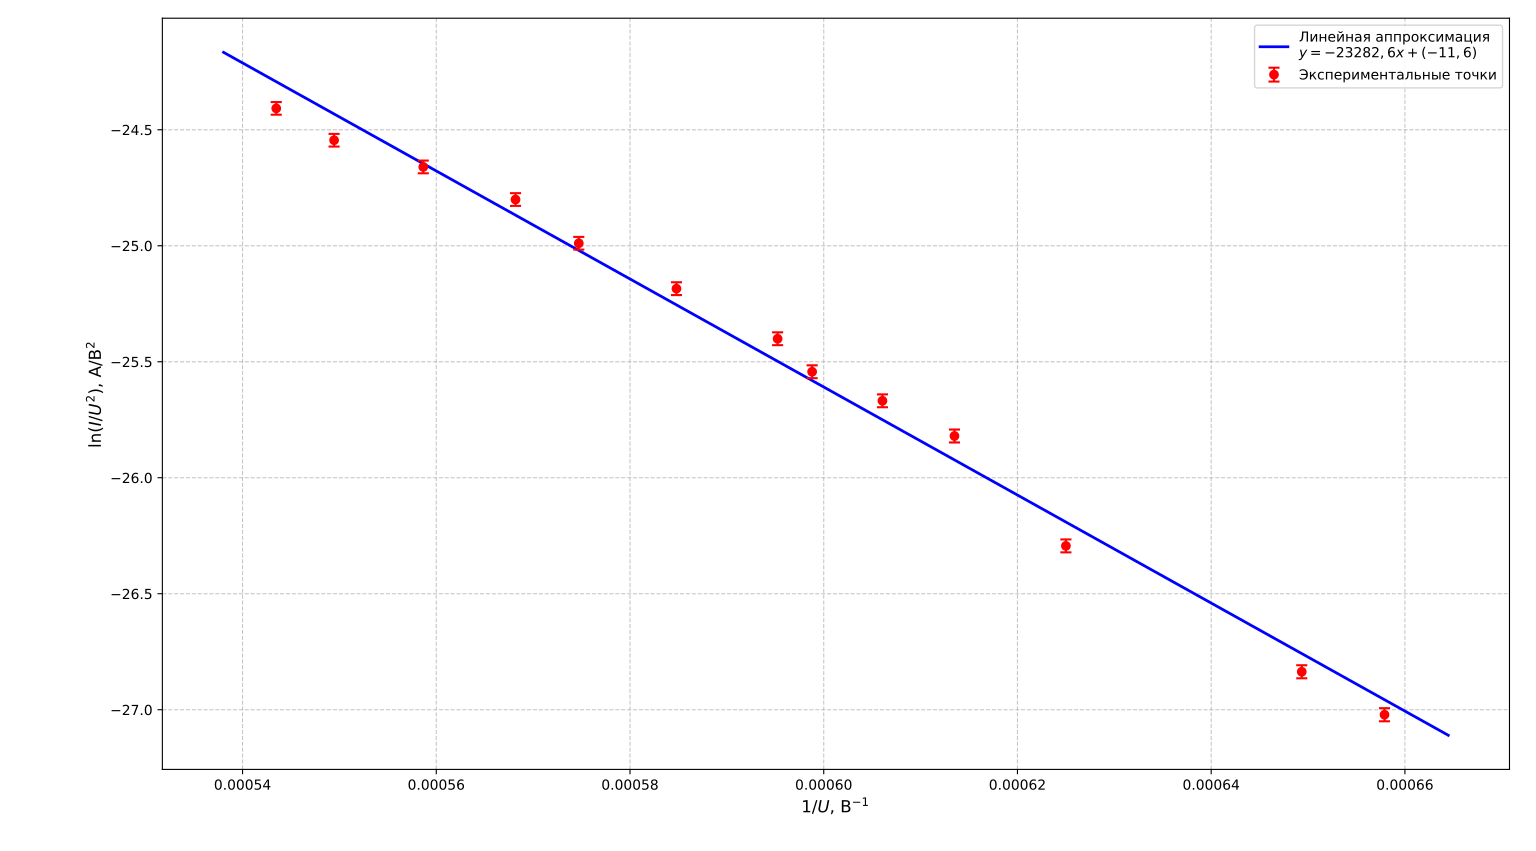

This figure's Python source:
import numpy as np
import matplotlib.pyplot as plt
from scipy import stats

# ==========================================
# 1. Исходные данные
# ==========================================
U_in_V = np.array([6.6, 6.7, 7.0, 1.63, 1.65, 1.67, 1.68, 1.71, 1.74, 1.76, 1.79, 1.82, 1.84])
U_kV = np.array([1.52, 1.54, 1.60, 1.63, 1.65, 1.67, 1.68, 1.71, 1.74, 1.76, 1.79, 1.82, 1.84])
I_uA = np.array([4.25, 5.25, 9.75, 16.25, 19.38, 22.50, 26.25, 33.75, 42.50, 52.50, 62.50, 72.50, 85.00])

# Перевод в базовые единицы (Вольты и Амперы) для формул
U_V = U_kV * 1000.0
I_A = I_uA * 1e-6

# ==========================================
# 2. Параметры для расчёта
# ==========================================
phi = 4.7       # Работа выхода для углеродных материалов, эВ
R_cm = 0.1      # Расстояние катод-анод = 1 мм = 0.1 см
k_geom = 0.5    # Геометрический коэффициент (1/2 для параболического острия)
gamma = 1.7     # Фактор сжатия (среднее значение)
B_const = 6.83e7 # Константа из уравнения ФН

# Погрешности
dU_kV = 0.01    # Абсолютная погрешность напряжения, кВ
dI_rel = 0.025  # Относительная погрешность тока (2.5%)

# ==========================================
# 3. Подготовка данных для координат ФН
# ==========================================
x = 1.0 / U_V
y = np.log(I_A / (U_V**2))

# Погрешности для графика
# dy = sqrt((dI/I)^2 + (2*dU/U)^2)
dy = np.sqrt(dI_rel**2 + (2 * dU_kV / U_kV)**2)

# Линейная регрессия с весами (взвешенный МНК)
weights = 1.0 / dy**2
slope, intercept, r_value, p_value, std_err = stats.linregress(x, y)

# Для взвешенной регрессии можно использовать polyfit с весами
# Но для простоты используем обычную linregress, std_err уже учитывает разброс

# ==========================================
# 4. Расчёт физических величин
# ==========================================
# Форм-фактор: beta = -B * phi^(3/2) / slope
beta = -B_const * (phi**1.5) / slope

# Погрешность beta: d_beta/beta = sqrt((d_slope/slope)^2 + (1.5*d_phi/phi)^2)
# Принимаем d_phi = 0.1 эВ (типичная неопределённость работы выхода)
d_phi = 0.1
d_beta_beta = np.sqrt((std_err/abs(slope))**2 + (1.5 * d_phi / phi)**2)
d_beta = beta * d_beta_beta

# Радиус острия: r = R / (k_geom * beta)
r_cm = R_cm / (k_geom * beta)
r_nm = r_cm * 1e7  # Перевод см в нанометры

# Погрешность r: dr/r = sqrt((dR/R)^2 + (dbeta/beta)^2)
# Принимаем dR = 0.01 см (погрешность задания расстояния)
dR = 0.01
dr_r = np.sqrt((dR/R_cm)**2 + (d_beta/beta)**2)
dr_nm = r_nm * dr_r

# Увеличение микроскопа: M = R / (gamma * r)
M = R_cm / (gamma * r_cm)

# Погрешность M: dM/M = sqrt((dR/R)^2 + (dr/r)^2 + (dgamma/gamma)^2)
# Принимаем dgamma = 0.2 (разброс фактора сжатия)
dgamma = 0.2
dM_M = np.sqrt((dR/R_cm)**2 + (dr_r)**2 + (dgamma/gamma)**2)
dM = M * dM_M

# Коэффициент детерминации
r_squared = r_value**2

# ==========================================
# 5. Функция для форматирования с ЗАПЯТОЙ
# ==========================================
def fmt(val, decimals=2):
    """Форматирует число с запятой вместо точки"""
    return f"{val:.{decimals}f}".replace('.', ',')

def fmt_sci(val, decimals=2):
    """Форматирует число в научном формате с запятой"""
    if abs(val) < 0.01 or abs(val) >= 1000:
        return f"{val:.{decimals}e}".replace('.', ',')
    else:
        return f"{val:.{decimals}f}".replace('.', ',')

# ==========================================
# 6. Вывод результатов для отчёта
# ==========================================
print("="*60)
print("РЕЗУЛЬТАТЫ РАСЧЁТА ДЛЯ ОТЧЁТА")
print("="*60)
print(f"Наклон прямой ФН (k):          {fmt(slope, 2)} ± {fmt(std_err, 2)}")
print(f"Свободный член (b):            {fmt(intercept, 2)}")
print(f"Коэффициент детерминации R²:   {fmt(r_squared, 4)}")
print("-" * 60)
print(f"Форм-фактор острия (β):        {fmt_sci(beta, 2)} ± {fmt_sci(d_beta, 2)} см⁻¹")
print(f"Радиус закругления (r):        {fmt(r_nm, 2)} ± {fmt(dr_nm, 2)} нм")
print(f"Коэффициент увеличения (M):    {fmt(M, 0)} ± {fmt(dM, 0)}")
print("="*60)
print("\nПараметры расчёта:")
print(f"  Работа выхода φ = {fmt(phi, 1)} ± {fmt(d_phi, 1)} эВ")
print(f"  Расстояние R = {fmt(R_cm*10, 1)} ± {fmt(dR*10, 2)} мм")
print(f"  Фактор сжатия γ = {fmt(gamma, 1)} ± {fmt(dgamma, 1)}")
print("="*60)

# ==========================================
# 7. Построение графика с погрешностями
# ==========================================
plt.figure(figsize=(9, 7))

# Экспериментальные точки с погрешностями
plt.errorbar(x, y, yerr=dy, fmt='ro', capsize=4, label='Экспериментальные точки', 
             ecolor='red', elinewidth=1.5, capthick=1.5, zorder=5)

# Линия аппроксимации
x_fit = np.linspace(min(x)*0.99, max(x)*1.01, 100)
y_fit = slope * x_fit + intercept
plt.plot(x_fit, y_fit, 'b-', linewidth=2, 
         label=f'Линейная аппроксимация\n$y = {fmt(slope, 1)}x + ({fmt(intercept, 1)})$')

# Оформление
# plt.title('Вольт-амперная характеристика в координатах Фаулера–Нордгейма', 
#           fontsize=12, fontweight='bold')
plt.xlabel(r'$1/U$, В$^{-1}$', fontsize=12)
plt.ylabel(r'$\ln(I/U^2)$, А/В$^2$', fontsize=12)
plt.grid(True, linestyle='--', alpha=0.7)
plt.legend(fontsize=10, loc='best')
plt.tight_layout()

# Сохранение графика
# plt.savefig('fn_plot.pdf', format='pdf', bbox_inches='tight')
# plt.savefig('fn_plot.png', format='png', dpi=300, bbox_inches='tight')
# print("\n✓ График сохранён как 'fn_plot.pdf' и 'fn_plot.png'")
plt.show()

# ==========================================
# 8. Таблица данных для LaTeX
# ==========================================
print("\n" + "="*60)
print("ТАБЛИЦА ДЛЯ ВСТАВКИ В LATEX:")
print("="*60)
print("\\begin{tabular}{|c|c|c|c|}")
print("\\hline")
print("$U$, В & $1/U$, В$^{-1}$ & $\\ln(I/U^2)$ & $\\Delta[\\ln(I/U^2)]$ \\\\")
print("\\hline")
for i in range(len(U_V)):
    print(f"{U_V[i]:.0f} & {fmt(x[i], 4)} & {fmt(y[i], 2)} & {fmt(dy[i], 3)} \\\\")
print("\\hline")
print("\\end{tabular}")
